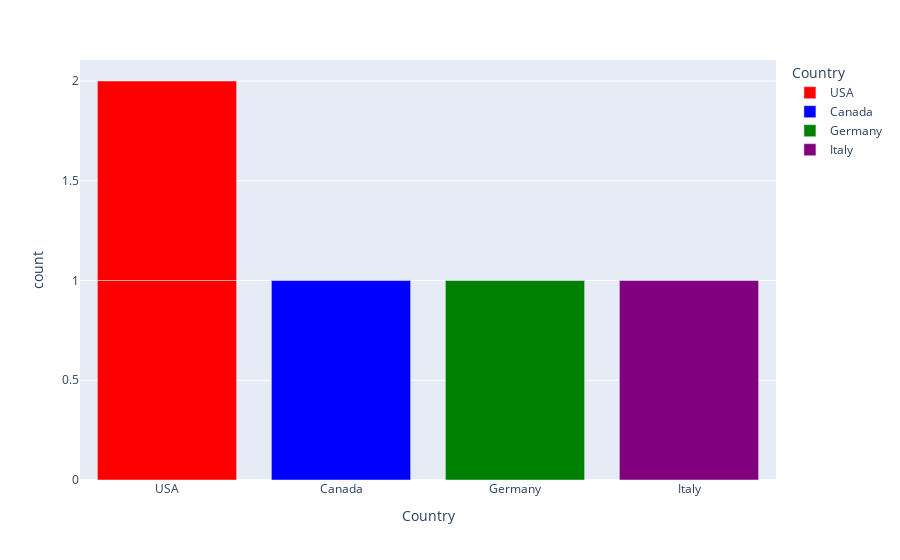

This figure's notebook cell:
### Code cell
px.bar(df, x = "Country", color = "Country",
       color_discrete_sequence=["Red", "Blue", "Green", "Purple"])

### Figure 1 — Plotly figure (JSON) as saved in the notebook; plotly's stock layout.template omitted (floating-point values rounded to 4 significant figures)
{"data": [{"alignmentgroup": "True", "hovertemplate": "Country=%{x}<br>count=%{y}<extra></extra>", "legendgroup": "USA", "marker": {"color": "Red", "pattern": {"shape": ""}}, "name": "USA", "offsetgroup": "USA", "orientation": "v", "showlegend": true, "textposition": "auto", "type": "bar", "x": ["USA", "USA"], "xaxis": "x", "y": [1, 1], "yaxis": "y"}, {"alignmentgroup": "True", "hovertemplate": "Country=%{x}<br>count=%{y}<extra></extra>", "legendgroup": "Canada", "marker": {"color": "Blue", "pattern": {"shape": ""}}, "name": "Canada", "offsetgroup": "Canada", "orientation": "v", "showlegend": true, "textposition": "auto", "type": "bar", "x": ["Canada"], "xaxis": "x", "y": [1], "yaxis": "y"}, {"alignmentgroup": "True", "hovertemplate": "Country=%{x}<br>count=%{y}<extra></extra>", "legendgroup": "Germany", "marker": {"color": "Green", "pattern": {"shape": ""}}, "name": "Germany", "offsetgroup": "Germany", "orientation": "v", "showlegend": true, "textposition": "auto", "type": "bar", "x": ["Germany"], "xaxis": "x", "y": [1], "yaxis": "y"}, {"alignmentgroup": "True", "hovertemplate": "Country=%{x}<br>count=%{y}<extra></extra>", "legendgroup": "Italy", "marker": {"color": "Purple", "pattern": {"shape": ""}}, "name": "Italy", "offsetgroup": "Italy", "orientation": "v", "showlegend": true, "textposition": "auto", "type": "bar", "x": ["Italy"], "xaxis": "x", "y": [1], "yaxis": "y"}], "layout": {"autosize": true, "barmode": "relative", "legend": {"title": {"text": "Country"}, "tracegroupgap": 0}, "margin": {"t": 60}, "xaxis": {"anchor": "y", "autorange": true, "categoryarray": ["USA", "Canada", "Germany", "Italy"], "categoryorder": "array", "domain": [0, 1], "range": [-0.5, 3.5], "title": {"text": "Country"}, "type": "category"}, "yaxis": {"anchor": "x", "autorange": true, "domain": [0, 1], "range": [0, 2.105], "title": {"text": "count"}, "type": "linear"}}}
